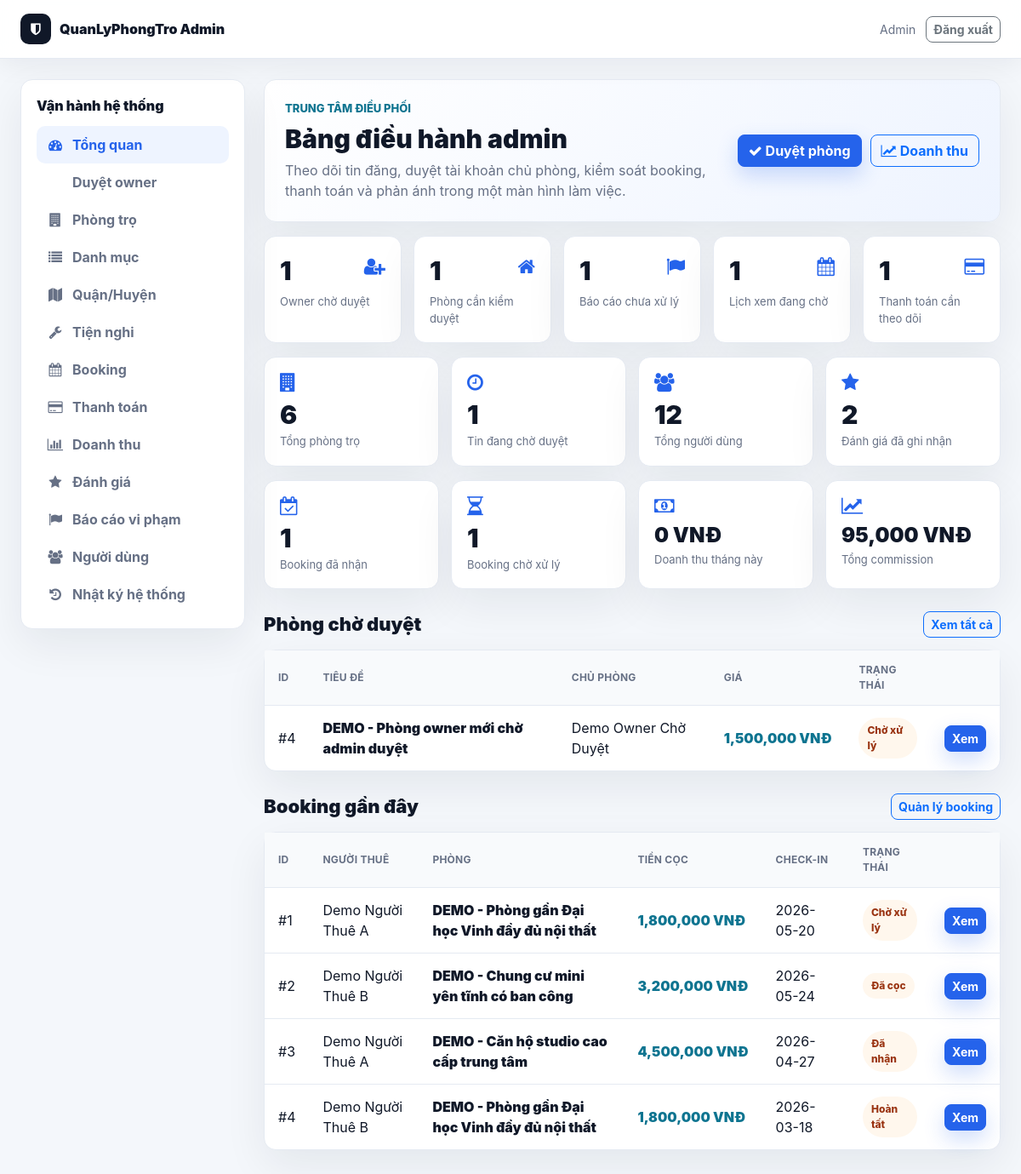
The page /public/admin/index.php (signed in) on the database its author committed.
### tables this page shows
CREATE TABLE `motels` (
  `id` int(11) NOT NULL,
  `title` varchar(255) NOT NULL,
  `description` text DEFAULT NULL,
  `price` int(11) NOT NULL,
  `deposit_amount` int(11) NOT NULL DEFAULT 0,
  `area` int(11) DEFAULT NULL,
  `address` varchar(255) DEFAULT NULL,
  `province_code` varchar(20) DEFAULT NULL,
  `province_name` varchar(120) DEFAULT NULL,
  `district_code` varchar(20) DEFAULT NULL,
  `district_name` varchar(120) DEFAULT NULL,
  `ward_code` varchar(20) DEFAULT NULL,
  `ward_name` varchar(120) DEFAULT NULL,
  `street_address` varchar(255) DEFAULT NULL,
  `address_api_source` varchar(80) DEFAULT NULL,
  `lat` decimal(10,8) DEFAULT NULL,
  `lng` decimal(11,8) DEFAULT NULL,
  `phone` varchar(20) DEFAULT NULL,
  `user_id` int(11) NOT NULL,
  `category_id` int(11) DEFAULT NULL,
  `district_id` int(11) DEFAULT NULL,
  `status` enum('pending','approved','hidden','rejected') DEFAULT 'pending',
  `room_status` enum('available','reserved','rented','unavailable') NOT NULL DEFAULT 'available',
  `rejection_reason` text DEFAULT NULL,
  `rejected_by` int(11) DEFAULT NULL,
  `rejected_at` datetime DEFAULT NULL,
  `count_view` int(11) DEFAULT 0,
  `created_at` timestamp NOT NULL DEFAULT current_timestamp(),
  `updated_at` timestamp NULL DEFAULT NULL,
  `bedrooms` int(11) DEFAULT 0,
  `bathrooms` int(11) DEFAULT 0,
  `max_people` int(11) DEFAULT NULL,
  `utilities` text DEFAULT NULL,
  `furniture` text DEFAULT NULL,
  `verification_status` varchar(30) NOT NULL DEFAULT 'unverified',
  `health_score` int(11) NOT NULL DEFAULT 0,
  `is_featured` tinyint(1) NOT NULL DEFAULT 0,
  `available_from` date DEFAULT NULL,
  `service_fee` int(11) NOT NULL DEFAULT 0,
  `electricity_unit_price` int(11) NOT NULL DEFAULT 0,
  `water_fee_per_person` int(11) NOT NULL DEFAULT 0,
  `internet_fee` int(11) NOT NULL DEFAULT 0,
  `parking_fee` int(11) NOT NULL DEFAULT 0,
  `other_fee` int(11) NOT NULL DEFAULT 0,
  `service_note` varchar(255) DEFAULT NULL,
  `deposit_months` decimal(3,1) NOT NULL DEFAULT 1.0
);

CREATE TABLE `users` (
  `id` int(11) NOT NULL,
  `name` varchar(100) DEFAULT NULL,
  `email` varchar(150) DEFAULT NULL,
  `password` varchar(255) DEFAULT NULL,
  `reset_token` varchar(64) DEFAULT NULL,
  `reset_expires` datetime DEFAULT NULL,
  `force_password_change` tinyint(1) NOT NULL DEFAULT 0,
  `phone` varchar(20) DEFAULT NULL,
  `avatar` varchar(255) DEFAULT NULL,
  `role` enum('user','owner','admin') DEFAULT 'user',
  `created_at` timestamp NOT NULL DEFAULT current_timestamp(),
  `status` varchar(20) DEFAULT 'pending',
  `owner_verification_status` enum('not_required','pending_verification','submitted','approved','rejected') NOT NULL DEFAULT 'not_required',
  `approved_by` int(11) DEFAULT NULL,
  `approved_at` datetime DEFAULT NULL,
  `rejection_reason` text DEFAULT NULL,
  `address` text DEFAULT NULL,
  `idcard_number` varchar(50) DEFAULT NULL,
  `trust_score` int(11) NOT NULL DEFAULT 0,
  `admin_note` text DEFAULT NULL,
  `verified_at` datetime DEFAULT NULL,
  `verification_submitted_at` datetime DEFAULT NULL,
  `verification_reviewed_by` int(11) DEFAULT NULL,
  `verification_reviewed_at` datetime DEFAULT NULL,
  `verification_rejection_reason` text DEFAULT NULL,
  `id_card_front` varchar(255) DEFAULT NULL,
  `id_card_back` varchar(255) DEFAULT NULL,
  `selfie_image` varchar(255) DEFAULT NULL,
  `bank_name` varchar(100) DEFAULT NULL,
  `bank_account_no` varchar(50) DEFAULT NULL,
  `bank_account_name` varchar(100) DEFAULT NULL,
  `bank_verified_at` datetime DEFAULT NULL,
  `notify_email` tinyint(1) DEFAULT 1,
  `notify_booking` tinyint(1) DEFAULT 1,
  `show_phone` tinyint(1) DEFAULT 1,
  `dark_mode` tinyint(1) DEFAULT 0
);

CREATE TABLE `bookings` (
  `id` int(11) NOT NULL,
  `booking_code` varchar(30) DEFAULT NULL,
  `user_id` int(11) DEFAULT NULL,
  `owner_id` int(11) DEFAULT NULL,
  `motel_id` int(11) DEFAULT NULL,
  `check_in_date` date DEFAULT NULL,
  `check_out_date` date DEFAULT NULL,
  `expected_move_in_date` date DEFAULT NULL,
  `rental_duration_months` int(11) DEFAULT NULL,
  `note` text DEFAULT NULL,
  `contact_name` varchar(120) DEFAULT NULL,
  `contact_phone` varchar(20) DEFAULT NULL,
  `contact_email` varchar(150) DEFAULT NULL,
  `deposit_amount` int(11) DEFAULT NULL,
  `total_amount` int(11) NOT NULL DEFAULT 0,
  `payment_status` enum('pending','processing','paid','failed','cancelled','refunded') NOT NULL DEFAULT 'pending',
  `booking_status` enum('pending','waiting_payment','paid','confirmed','cancelled','rejected','expired','completed') NOT NULL DEFAULT 'pending',
  `checkin_date` date DEFAULT NULL,
  `status` enum('pending','paid','accepted','completed','rejected','cancelled') DEFAULT 'pending',
  `created_at` timestamp NOT NULL DEFAULT current_timestamp(),
  `cancelled_at` datetime DEFAULT NULL,
  `cancelled_by` int(11) DEFAULT NULL,
  `cancellation_reason` text DEFAULT NULL,
  `rejected_at` datetime DEFAULT NULL,
  `rejected_by` int(11) DEFAULT NULL,
  `rejection_reason` text DEFAULT NULL,
  `expires_at` datetime DEFAULT NULL,
  `updated_at` datetime DEFAULT NULL
);

### public/admin/index.php (the view, shortened to what the rows shown need)
<?php
require_once __DIR__ . '/../admin_init.php';
$dashboard = new DashboardController($db);
$data = $dashboard->index();
function admin_dash_e(?string $value): string
{
    return htmlspecialchars((string)$value, ENT_QUOTES, 'UTF-8');
}
function admin_dash_money($value): string
{
    return number_format((int)$value) . ' VNĐ';
}
function admin_dash_status(string $status): string
{
    return [
        'pending' => 'Chờ xử lý',
        'approved' => 'Đã duyệt',
        'accepted' => 'Đã nhận',
        'paid' => 'Đã cọc',
        'completed' => 'Hoàn tất',
        'hidden' => 'Đã ẩn',
        'rejected' => 'Từ chối',
        'cancelled' => 'Đã hủy',
    ][strtolower($status)] ?? ucfirst($status);
}
?>
<!DOCTYPE html>
<html lang="vi">
<head>
    <link href="https://cdn.jsdelivr.net/npm/bootstrap@5.3.0/dist/css/bootstrap.min.css" rel="stylesheet">
    <link href="https://cdn.jsdelivr.net/npm/font-awesome@4.7.0/css/font-awesome.min.css" rel="stylesheet">
    <link href="../assets/css/modern.css" rel="stylesheet">
    <link href="../assets/css/workbench.css" rel="stylesheet">
</head>
<body class="workbench">
    <main class="wb-shell">
        <div class="container-fluid px-4 wb-layout">
            <section>
                <div class="wb-hero admin mb-3">
                    <div>
                        <h1>Bảng điều hành admin</h1>
                    </div>
                </div>
                <div class="wb-section-head">
                    <h2>Phòng chờ duyệt</h2>
                </div>
                <div class="wb-table-card">
                    <?php if (!empty($data['recent_motels'])): ?>
                        <table class="wb-table">
                            <thead>
                                <tr>
                                    <th>ID</th>
                                    <th>Tiêu đề</th>
                                    <th>Chủ phòng</th>
                                    <th>Giá</th>
                                    <th>Trạng thái</th>
                                    <th></th>
                                </tr>
                            </thead>
                            <tbody>
                                <?php foreach ($data['recent_motels'] as $motel): ?>
                                    <tr>
                                        <td>#<?php echo (int)$motel['id']; ?></td>
                                        <td class="wb-title"><?php echo admin_dash_e($motel['title'] ?? 'N/A'); ?></td>
                                        <td><?php echo admin_dash_e($motel['owner_name'] ?? 'N/A'); ?></td>
                                        <td class="wb-price"><?php echo admin_dash_money($motel['price'] ?? 0); ?></td>
                                        <td><span class="wb-pill warning"><?php echo admin_dash_status((string)($motel['status'] ?? 'pending')); ?></span></td>
                                        <td class="text-end"><a class="btn btn-sm btn-primary" href="<?php echo ADMIN_URL . 'motel_detail.php?id=' . (int)$motel['id']; ?>">Xem</a></td>
                                    </tr>
                                <?php endforeach; ?>
                            </tbody>
                        </table>
                    <?php else: ?>
                        <div class="wb-empty">Không có phòng đang chờ duyệt.</div>
                    <?php endif; ?>
                </div>
                <div class="wb-section-head">
                    <h2>Booking gần đây</h2>
                </div>
                <div class="wb-table-card">
                    <?php if (!empty($data['recent_bookings'])): ?>
                        <table class="wb-table">
                            <thead>
                                <tr>
                                    <th>ID</th>
                                    <th>Người thuê</th>
                                    <th>Phòng</th>
                                    <th>Tiền cọc</th>
                                    <th>Check-in</th>
                                    <th>Trạng thái</th>
                                    <th></th>
                                </tr>
                            </thead>
                            <tbody>
                                <?php foreach ($data['recent_bookings'] as $booking): ?>
                                    <tr>
                                        <td>#<?php echo (int)$booking['id']; ?></td>
                                        <td><?php echo admin_dash_e($booking['user_name'] ?? 'N/A'); ?></td>
                                        <td class="wb-title"><?php echo admin_dash_e($booking['motel_title'] ?? 'N/A'); ?></td>
                                        <td class="wb-price"><?php echo admin_dash_money($booking['deposit_amount'] ?? 0); ?></td>
                                        <td><?php echo admin_dash_e($booking['checkin_date'] ?? ''); ?></td>
                                        <td><span class="wb-pill warning"><?php echo admin_dash_status((string)($booking['status'] ?? 'pending')); ?></span></td>
                                        <td class="text-end"><a class="btn btn-sm btn-primary" href="<?php echo ADMIN_URL . 'booking_detail.php?id=' . (int)$booking['id']; ?>">Xem</a></td>
                                    </tr>
                                <?php endforeach; ?>
                            </tbody>
                        </table>
                    <?php else: ?>
                        <div class="wb-empty">Chưa có booking mới.</div>
                    <?php endif; ?>
                </div>
            </section>
        </div>
    </main>
</body>
</html>

### rows shown on the page
motels: id "4", title "DEMO - Phòng owner mới chờ admin duyệt", user.name "Demo Owner Chờ Duyệt", price "1,500,000 VNĐ", status "Chờ xử lý"
bookings: id "1", user.name "Demo Người Thuê A", motel.title "DEMO - Phòng gần Đại học Vinh đầy đủ nội thất", deposit_amount "1,800,000 VNĐ", checkin_date "2026-05-20", status "Chờ xử lý"
bookings: id "2", user.name "Demo Người Thuê B", motel.title "DEMO - Chung cư mini yên tĩnh có ban công", deposit_amount "3,200,000 VNĐ", checkin_date "2026-05-24", status "Đã cọc"
bookings: id "3", user.name "Demo Người Thuê A", motel.title "DEMO - Căn hộ studio cao cấp trung tâm", deposit_amount "4,500,000 VNĐ", checkin_date "2026-04-27", status "Đã nhận"
bookings: id "4", user.name "Demo Người Thuê B", motel.title "DEMO - Phòng gần Đại học Vinh đầy đủ nội thất", deposit_amount "1,800,000 VNĐ", checkin_date "2026-03-18", status "Hoàn tất"

### other values the page prints
admin_dash_e($adminName) "Admin"
admin_dash_e($item['label']) "Tổng quan"
admin_dash_e($item['label']) "Duyệt owner"
admin_dash_e($item['label']) "Phòng trọ"
admin_dash_e($item['label']) "Danh mục"
admin_dash_e($item['label']) "Quận/Huyện"
admin_dash_e($item['label']) "Tiện nghi"
admin_dash_e($item['label']) "Booking"
admin_dash_e($item['label']) "Thanh toán"
admin_dash_e($item['label']) "Doanh thu"
admin_dash_e($item['label']) "Đánh giá"
admin_dash_e($item['label']) "Báo cáo vi phạm"
admin_dash_e($item['label']) "Người dùng"
admin_dash_e($item['label']) "Nhật ký hệ thống"
$adminQueue['pending_owners'] "1"
